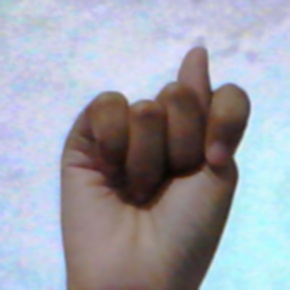
#> input picture train_data/1.png, 290 x 290 px
$ python morfologi2.py
#> lines starting #> are read from the running program, lines starting #| are printed output that depends on the picture; after the words box and inside, x2 and y2 are one past the last pixel; in counts of white or black regions, pixels touching at a corner belong together
import cv2
import numpy as np
from matplotlib import pyplot as plt
from header import image_enhanchment

img = cv2.imread("train_data/1.png")
#> img is the input picture: shape (290, 290, 3); mean B, G, R 173.7, 163.6, 160.1
# cv2.imshow('origin',img)

#1 treshold
ret2,thresh = cv2.threshold(img,127,255,cv2.THRESH_TRUNC)
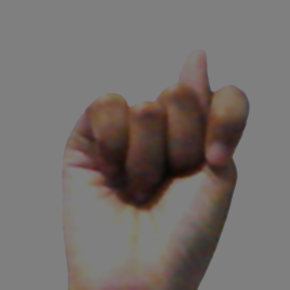
#> thresh: shape (290, 290, 3); mean B, G, R 107.7, 110.4, 116.4
# cv2.imshow("threshold",thresh)

#2 gray
gray_image = cv2.cvtColor(thresh, cv2.COLOR_BGR2GRAY)
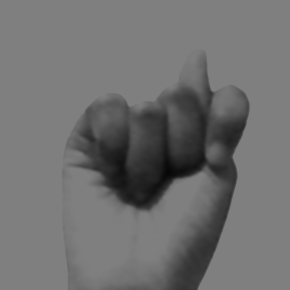
#> gray_image: shape (290, 290); min 7, max 127, mean 111.9
# cv2.imshow("threshold2",gray_image)

#3 blur
#blur = cv2.GaussianBlur(gray_image,(11,11),0)
#cv2.imshow("threshold2",blur)

#4 adaptiveThreshold Mean
th2 = cv2.adaptiveThreshold(gray_image,255,cv2.ADAPTIVE_THRESH_MEAN_C, cv2.THRESH_BINARY,11,2)
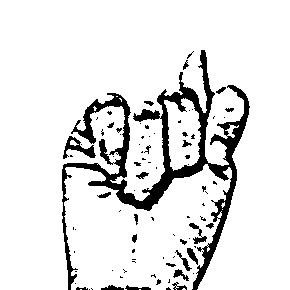
#> th2: shape (290, 290); 89.3% white; 85 black regions (60 under 20 px), largest, box (x1, y1, x2, y2) and area: (62, 50, 250, 290) 7356, (63, 136, 96, 159) 277, (189, 223, 207, 244) 125
# cv2.imshow("th2_ADAPTIVE_THRESH_MEAN_C",th2)
# cv2.imwrite("train_data/ADAPTIVE_THRESH_MEAN_C.png", th2)

#5 adaptiveThreshold GAUSSIAN
th3 = cv2.adaptiveThreshold(gray_image,255,cv2.ADAPTIVE_THRESH_GAUSSIAN_C,cv2.THRESH_BINARY,11,2)
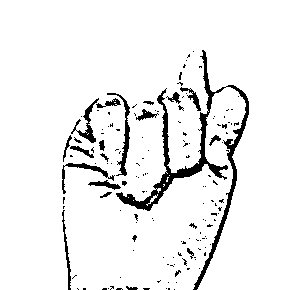
#> th3: shape (290, 290); 93.3% white; 145 black regions (124 under 20 px), largest, box (x1, y1, x2, y2) and area: (116, 50, 249, 290) 2949, (107, 93, 130, 176) 375, (71, 98, 99, 143) 290
# cv2.imshow("th3_ADAPTIVE_THRESH_GAUSSIAN_C",th3)
cv2.imwrite("train_data/THRESH_GAUSSIAN.png", th3)

kernel = np.ones((3,3),np.uint8)
# [31 lines of commented-out code are left out]
imagem = cv2.bitwise_not(th3)
cv2.imwrite("train_data/negative.png", imagem)
cv2.imshow("negative",imagem)

#6 Dilasi
dilasi_negative = cv2.dilate(imagem,kernel,iterations = 1)
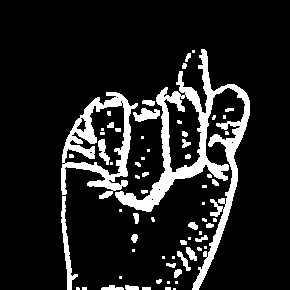
#> dilasi_negative: shape (290, 290); 12.7% white; 67 white regions (35 under 20 px), largest, box (x1, y1, x2, y2) and area: (115, 49, 250, 290) 5619, (61, 92, 138, 199) 2682, (61, 196, 78, 290) 453
# cv2.imshow("Dilasi",dilasi)
cv2.imwrite("train_data/dilasi_negative.png", dilasi_negative)

#7 erosi
erosi_negative = cv2.erode(imagem,kernel,iterations = 1)
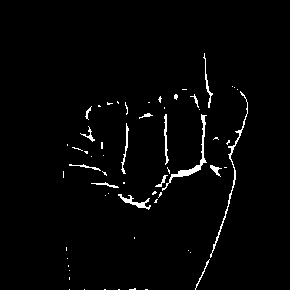
#> erosi_negative: shape (290, 290); 2.1% white in thin lines or dots, all inside (x1, y1, x2, y2) = (63, 53, 248, 290)
# cv2.imshow("Erosi",erosi)
cv2.imwrite("train_data/erosi_negative.png", erosi_negative)

#8 Closing
erosi_close = cv2.morphologyEx(imagem,cv2.MORPH_CLOSE, kernel)
#> erosi_close: shape (290, 290); 7.2% white; 94 white regions (77 under 20 px), largest, box (x1, y1, x2, y2) and area: (116, 50, 249, 290) 3371, (62, 93, 137, 194) 1280, (62, 197, 77, 290) 218
# cv2.imshow("Morfo Closing",erosi_close)
cv2.imwrite("train_data/morfo_closing_3.png", erosi_close)

#9 opening
erosi_open = cv2.morphologyEx(imagem,cv2.MORPH_OPEN, kernel)
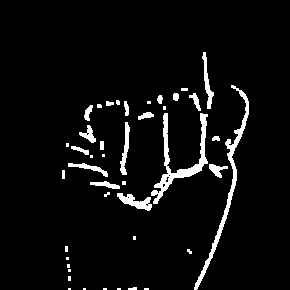
#> erosi_open: shape (290, 290); 5% white; 43 white regions (21 under 20 px), largest, box (x1, y1, x2, y2) and area: (151, 113, 208, 204) 1059, (194, 85, 249, 290) 973, (117, 193, 152, 211) 297
# cv2.imshow("Morfo Open",erosi_open)
cv2.imwrite("train_data/morfo_opening_3.png", erosi_open)
# ================ Negative =============================


plt.subplot(131),plt.imshow(th3,cmap = 'gray')
plt.title('ADAPTIVE_GAUSSIAN'), plt.xticks([]), plt.yticks([])

plt.subplot(132),plt.imshow(dilasi_negative,cmap = 'gray')
plt.title('dilasi'), plt.xticks([]), plt.yticks([])

plt.subplot(133),plt.imshow(erosi_negative,cmap = 'gray')
plt.title('Erosi'), plt.xticks([]), plt.yticks([])


plt.show()
